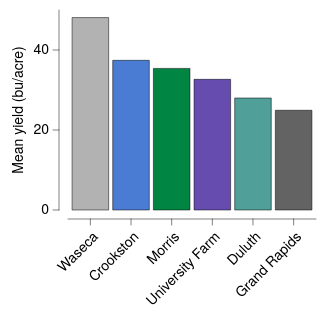

Here is the Vega-Lite specification saved for this chart:
### Vega-Lite specification from a JSON file in a GitHub repository (floating-point values rounded to 4 significant figures)
{"background": null, "config": {"arc": {"fill": "#DBDBDB", "fillOpacity": 1.0, "innerRadius": 25.0, "padAngle": 0.03, "stroke": "black", "strokeOpacity": 1, "strokeWidth": 0.25}, "area": {"fill": "#DBDBDB", "fillOpacity": 1.0, "stroke": "black", "strokeOpacity": 1, "strokeWidth": 0.25}, "axis": {"domain": true, "domainCap": "round", "domainColor": "black", "domainWidth": 0.25, "grid": false, "gridCap": "round", "gridColor": "#F1F1F1", "gridDash": [0, 0], "gridOpacity": 1.0, "gridWidth": 0.25, "labelColor": "black", "labelFont": "Helvetica Neue, HelveticaNeue, Helvetica, Arial, sans-serif", "labelFontSize": 7, "labelFontStyle": "normal", "labelFontWeight": 400, "offset": 4.5, "ticks": true, "tickCap": "round", "tickColor": "black", "tickRound": false, "tickSize": 3, "tickWidth": 0.25, "titleColor": "black", "titleFont": "Helvetica Neue, HelveticaNeue, Helvetica, Arial, sans-serif", "titleFontSize": 7, "titleFontStyle": "normal", "titleFontWeight": 400}, "axisX": {"domain": true, "labelAlign": "right", "labelAngle": 315, "labels": true, "ticks": true, "translate": 0}, "axisY": {"domain": true, "labelAlign": "right", "labelAngle": 0, "labels": true, "ticks": true, "translate": 0}, "axisRight": {"domain": true, "labelAlign": "left", "labelAngle": 0, "labels": true, "ticks": true, "translate": 0}, "axisTop": {"domain": true, "labelAlign": "left", "labelAngle": 45, "labels": true, "ticks": true, "translate": 0}, "axisBand": {"tickOffset": 0}, "bar": {"fill": "#DBDBDB", "fillOpacity": 1.0, "stroke": "black", "strokeOpacity": 1, "strokeWidth": 0.25}, "boxplot": {"size": 9.0, "ticks": {"cornerRadius": 0.25, "fill": "black", "opacity": 1, "size": 4.5, "thickness": 0.25}, "box": {"fillOpacity": 1.0, "stroke": "black", "strokeOpacity": 1, "strokeWidth": 0.25}, "median": {"cornerRadius": 0, "fill": "black", "fillOpacity": 1.0, "opacity": 1, "size": 9.0, "thickness": 0.25}, "rule": {"fill": "black", "fillOpacity": 1.0, "size": 10.0, "stroke": "black", "strokeDash": [0, 0], "strokeOpacity": 1, "strokeWidth": 0.25}, "outliers": {"color": "black", "fill": "black", "fillOpacity": 1.0, "size": 0, "stroke": "black", "strokeOpacity": 1, "strokeWidth": 0.25}}, "circle": {"fill": "black", "fillOpacity": 1.0, "size": 1.25, "stroke": null, "strokeOpacity": 1, "strokeWidth": 0.25}, "errorband": {"band": {"fillOpacity": 0.6, "stroke": null, "strokeWidth": 0.25, "strokeOpacity": 1}, "borders": {"opacity": 0, "strokeOpacity": 0.25, "strokeWidth": 1}}, "errorbar": {"opacity": 1, "rule": {"strokeDash": [0, 0], "strokeWidth": 0.25}, "ticks": {"color": "black", "cornerRadius": 0.125, "opacity": 1, "size": 6.0, "thickness": 0.25}, "thickness": 0.25}, "font": "Helvetica Neue, HelveticaNeue, Helvetica, Arial, sans-serif", "geoshape": {"fill": "#DBDBDB", "fillOpacity": 1.0, "stroke": "black", "strokeOpacity": 1, "strokeWidth": 0.25}, "header": {"labelColor": "black", "labelFont": "Helvetica Neue, HelveticaNeue, Helvetica, Arial, sans-serif", "labelFontSize": 7, "labelFontStyle": "normal", "labelFontWeight": 400, "titleColor": "black", "titleFont": "Helvetica Neue, HelveticaNeue, Helvetica, Arial, sans-serif", "titleFontSize": 7, "titleFontStyle": "normal", "titleFontWeight": 400, "titlePadding": 0}, "legend": {"disable": false, "offset": 4.5, "titlePadding": 4, "labelOffset": 2, "gradientLabelOffset": 2, "gradientLength": 50.0, "gradientThickness": 5.0, "gradientOpacity": 1.0, "gradientStrokeColor": "black", "gradientStrokeWidth": 0.25, "labelColor": "black", "labelFont": "Helvetica Neue, HelveticaNeue, Helvetica, Arial, sans-serif", "labelFontSize": 7, "labelFontStyle": "normal", "labelFontWeight": 400, "strokeColor": "black", "strokeWidth": 0, "symbolSize": 42, "symbolStrokeColor": "black", "symbolStrokeWidth": 0.25, "titleColor": "black", "titleFont": "Helvetica Neue, HelveticaNeue, Helvetica, Arial, sans-serif", "titleFontSize": 7, "titleFontStyle": "normal", "titleFontWeight": 400}, "line": {"color": "black", "stroke": "black", "strokeCap": "butt", "strokeDash": [0, 0], "strokeOpacity": 1, "strokeWidth": 0.5}, "point": {"filled": true, "fill": "#DBDBDB", "fillOpacity": 1.0, "size": 5.0, "stroke": "black", "strokeOpacity": 1, "strokeWidth": 0.25}, "range": {"category": ["#B2B2B2", "#4A7CD3", "#008542", "#664CAF", "#509F98", "#636363", "#284F93", "#005226", "#382864", "#285753"], "diverging": {"scheme": ["#443E60", "#5F597E", "#7C759B", "#9994B6", "#B7B4CC", "#D6D5DC", "#F6F6F6", "#D1DAD9", "#A4C2BF", "#7AA9A4", "#578E89", "#37736E", "#1B5954"]}, "heatmap": {"scheme": ["#440154", "#472270", "#433E82", "#38598C", "#2C728E", "#238A8D", "#24A086", "#39B578", "#5DC862", "#96D646", "#CAE02D", "#FDE724"]}, "ordinal": {"scheme": ["#F1F1F1", "#DBDBDB", "#C6C6C6", "#B2B2B2", "#9D9D9D", "#898989", "#767676", "#636363", "#515151", "#404040", "#2F2F2F", "#1F1F1F"]}, "ramp": {"scheme": ["#440154", "#472270", "#433E82", "#38598C", "#2C728E", "#238A8D", "#24A086", "#39B578", "#5DC862", "#96D646", "#CAE02D", "#FDE724"]}}, "rule": {"color": "black", "stroke": "black", "strokeCap": "round", "strokeDash": [2, 2], "strokeOpacity": 1, "strokeWidth": 0.25}, "scale": {"barBandPaddingInner": 0.1, "rectBandPaddingInner": 0, "tickBandPaddingInner": 0.1, "bandPaddingOuter": 0.1, "bandWithNestedOffsetPaddingInner": 0.2, "bandWithNestedOffsetPaddingOuter": 0.2, "offsetBandPaddingInner": 0, "offsetBandPaddingOuter": 0, "round": false}, "rect": {"fill": "#DBDBDB", "fillOpacity": 1.0, "stroke": "black", "strokeOpacity": 1, "strokeWidth": 0.25}, "square": {"fill": "#DBDBDB", "fillOpacity": 1.0, "size": 10.0, "stroke": "black", "strokeOpacity": 1, "strokeWidth": 0.25}, "text": {"color": "black", "font": "Helvetica Neue, HelveticaNeue, Helvetica, Arial, sans-serif", "fontSize": 7, "fontStyle": "normal", "fontWeight": 400}, "tick": {"color": "black", "cornerRadius": 0.125, "opacity": 1.0, "size": 9.0, "thickness": 0.25}, "title": {"anchor": "middle", "frame": "group", "color": "black", "font": "Helvetica Neue, HelveticaNeue, Helvetica, Arial, sans-serif", "fontSize": 7, "fontStyle": "normal", "fontWeight": 400, "subtitleColor": "black", "subtitleFont": "Helvetica Neue, HelveticaNeue, Helvetica, Arial, sans-serif", "subtitleFontSize": "Helvetica Neue, HelveticaNeue, Helvetica, Arial, sans-serif", "subtitleFontStyle": "normal", "subtitleFontWeight": 400}, "trail": {"color": "black", "opacity": 1, "size": 0.5}, "view": {"continuousWidth": 124, "continuousHeight": 100, "discreteWidth": 124, "discreteHeight": 100, "fill": null, "stroke": null, "strokeWidth": 0.25}}, "data": {"name": "data-9cc0564cb5591205eeeca8d2429dd11b"}, "mark": {"type": "bar"}, "encoding": {"color": {"field": "site", "legend": null, "scale": {"domain": ["Waseca", "Crookston", "Morris", "University Farm", "Duluth", "Grand Rapids"]}, "sort": ["Waseca", "Crookston", "Morris", "University Farm", "Duluth", "Grand Rapids"], "type": "nominal"}, "x": {"field": "site", "sort": ["Waseca", "Crookston", "Morris", "University Farm", "Duluth", "Grand Rapids"], "title": null, "type": "nominal"}, "y": {"aggregate": "mean", "field": "yield", "title": "Mean yield (bu/acre)", "type": "quantitative"}}, "$schema": "https://vega.github.io/schema/vega-lite/v6.4.1.json", "datasets": {"data-9cc0564cb5591205eeeca8d2429dd11b": [{"yield": 27.0, "variety": "Manchuria", "year": 1931, "site": "University Farm"}, {"yield": 48.87, "variety": "Manchuria", "year": 1931, "site": "Waseca"}, {"yield": 27.43, "variety": "Manchuria", "year": 1931, "site": "Morris"}, {"yield": 39.93, "variety": "Manchuria", "year": 1931, "site": "Crookston"}, {"yield": 32.97, "variety": "Manchuria", "year": 1931, "site": "Grand Rapids"}, {"yield": 28.97, "variety": "Manchuria", "year": 1931, "site": "Duluth"}, {"yield": 43.07, "variety": "Glabron", "year": 1931, "site": "University Farm"}, {"yield": 55.2, "variety": "Glabron", "year": 1931, "site": "Waseca"}, {"yield": 28.77, "variety": "Glabron", "year": 1931, "site": "Morris"}, {"yield": 38.13, "variety": "Glabron", "year": 1931, "site": "Crookston"}, {"yield": 29.13, "variety": "Glabron", "year": 1931, "site": "Grand Rapids"}, {"yield": 29.67, "variety": "Glabron", "year": 1931, "site": "Duluth"}, {"yield": 35.13, "variety": "Svansota", "year": 1931, "site": "University Farm"}, {"yield": 47.33, "variety": "Svansota", "year": 1931, "site": "Waseca"}, {"yield": 25.77, "variety": "Svansota", "year": 1931, "site": "Morris"}, {"yield": 40.47, "variety": "Svansota", "year": 1931, "site": "Crookston"}, {"yield": 29.67, "variety": "Svansota", "year": 1931, "site": "Grand Rapids"}, {"yield": 25.7, "variety": "Svansota", "year": 1931, "site": "Duluth"}, {"yield": 39.9, "variety": "Velvet", "year": 1931, "site": "University Farm"}, {"yield": 50.23, "variety": "Velvet", "year": 1931, "site": "Waseca"}, {"yield": 26.13, "variety": "Velvet", "year": 1931, "site": "Morris"}, {"yield": 41.33, "variety": "Velvet", "year": 1931, "site": "Crookston"}, {"yield": 23.03, "variety": "Velvet", "year": 1931, "site": "Grand Rapids"}, {"yield": 26.3, "variety": "Velvet", "year": 1931, "site": "Duluth"}, {"yield": 36.57, "variety": "Trebi", "year": 1931, "site": "University Farm"}, {"yield": 63.83, "variety": "Trebi", "year": 1931, "site": "Waseca"}, {"yield": 43.77, "variety": "Trebi", "year": 1931, "site": "Morris"}, {"yield": 46.93, "variety": "Trebi", "year": 1931, "site": "Crookston"}, {"yield": 29.77, "variety": "Trebi", "year": 1931, "site": "Grand Rapids"}, {"yield": 33.93, "variety": "Trebi", "year": 1931, "site": "Duluth"}, {"yield": 43.27, "variety": "No. 457", "year": 1931, "site": "University Farm"}, {"yield": 58.1, "variety": "No. 457", "year": 1931, "site": "Waseca"}, {"yield": 28.7, "variety": "No. 457", "year": 1931, "site": "Morris"}, {"yield": 45.67, "variety": "No. 457", "year": 1931, "site": "Crookston"}, {"yield": 32.17, "variety": "No. 457", "year": 1931, "site": "Grand Rapids"}, {"yield": 33.6, "variety": "No. 457", "year": 1931, "site": "Duluth"}, {"yield": 36.6, "variety": "No. 462", "year": 1931, "site": "University Farm"}, {"yield": 65.77, "variety": "No. 462", "year": 1931, "site": "Waseca"}, {"yield": 30.37, "variety": "No. 462", "year": 1931, "site": "Morris"}, {"yield": 48.57, "variety": "No. 462", "year": 1931, "site": "Crookston"}, {"yield": 24.93, "variety": "No. 462", "year": 1931, "site": "Grand Rapids"}, {"yield": 28.1, "variety": "No. 462", "year": 1931, "site": "Duluth"}, {"yield": 32.77, "variety": "Peatland", "year": 1931, "site": "University Farm"}, {"yield": 48.57, "variety": "Peatland", "year": 1931, "site": "Waseca"}, {"yield": 29.87, "variety": "Peatland", "year": 1931, "site": "Morris"}, {"yield": 41.6, "variety": "Peatland", "year": 1931, "site": "Crookston"}, {"yield": 34.7, "variety": "Peatland", "year": 1931, "site": "Grand Rapids"}, {"yield": 32.0, "variety": "Peatland", "year": 1931, "site": "Duluth"}, {"yield": 24.67, "variety": "No. 475", "year": 1931, "site": "University Farm"}, {"yield": 46.77, "variety": "No. 475", "year": 1931, "site": "Waseca"}, {"yield": 22.6, "variety": "No. 475", "year": 1931, "site": "Morris"}, {"yield": 44.1, "variety": "No. 475", "year": 1931, "site": "Crookston"}, {"yield": 19.7, "variety": "No. 475", "year": 1931, "site": "Grand Rapids"}, {"yield": 33.07, "variety": "No. 475", "year": 1931, "site": "Duluth"}, {"yield": 39.3, "variety": "Wisconsin No. 38", "year": 1931, "site": "University Farm"}, {"yield": 58.8, "variety": "Wisconsin No. 38", "year": 1931, "site": "Waseca"}, {"yield": 29.47, "variety": "Wisconsin No. 38", "year": 1931, "site": "Morris"}, {"yield": 49.87, "variety": "Wisconsin No. 38", "year": 1931, "site": "Crookston"}, {"yield": 34.47, "variety": "Wisconsin No. 38", "year": 1931, "site": "Grand Rapids"}, {"yield": 31.6, "variety": "Wisconsin No. 38", "year": 1931, "site": "Duluth"}, {"yield": 26.9, "variety": "Manchuria", "year": 1932, "site": "University Farm"}, {"yield": 33.47, "variety": "Manchuria", "year": 1932, "site": "Waseca"}, {"yield": 34.37, "variety": "Manchuria", "year": 1932, "site": "Morris"}, {"yield": 32.97, "variety": "Manchuria", "year": 1932, "site": "Crookston"}, {"yield": 22.13, "variety": "Manchuria", "year": 1932, "site": "Grand Rapids"}, {"yield": 22.57, "variety": "Manchuria", "year": 1932, "site": "Duluth"}, {"yield": 36.8, "variety": "Glabron", "year": 1932, "site": "University Farm"}, {"yield": 37.73, "variety": "Glabron", "year": 1932, "site": "Waseca"}, {"yield": 35.13, "variety": "Glabron", "year": 1932, "site": "Morris"}, {"yield": 26.17, "variety": "Glabron", "year": 1932, "site": "Crookston"}, {"yield": 14.43, "variety": "Glabron", "year": 1932, "site": "Grand Rapids"}, {"yield": 25.87, "variety": "Glabron", "year": 1932, "site": "Duluth"}, {"yield": 27.43, "variety": "Svansota", "year": 1932, "site": "University Farm"}, {"yield": 38.5, "variety": "Svansota", "year": 1932, "site": "Waseca"}, {"yield": 35.03, "variety": "Svansota", "year": 1932, "site": "Morris"}, {"yield": 20.63, "variety": "Svansota", "year": 1932, "site": "Crookston"}, {"yield": 16.63, "variety": "Svansota", "year": 1932, "site": "Grand Rapids"}, {"yield": 22.23, "variety": "Svansota", "year": 1932, "site": "Duluth"}, {"yield": 26.8, "variety": "Velvet", "year": 1932, "site": "University Farm"}, {"yield": 37.4, "variety": "Velvet", "year": 1932, "site": "Waseca"}, {"yield": 38.83, "variety": "Velvet", "year": 1932, "site": "Morris"}, {"yield": 32.07, "variety": "Velvet", "year": 1932, "site": "Crookston"}, {"yield": 32.23, "variety": "Velvet", "year": 1932, "site": "Grand Rapids"}, {"yield": 22.47, "variety": "Velvet", "year": 1932, "site": "Duluth"}, {"yield": 29.07, "variety": "Trebi", "year": 1932, "site": "University Farm"}, {"yield": 49.23, "variety": "Trebi", "year": 1932, "site": "Waseca"}, {"yield": 46.63, "variety": "Trebi", "year": 1932, "site": "Morris"}, {"yield": 41.83, "variety": "Trebi", "year": 1932, "site": "Crookston"}, {"yield": 20.63, "variety": "Trebi", "year": 1932, "site": "Grand Rapids"}, {"yield": 30.6, "variety": "Trebi", "year": 1932, "site": "Duluth"}, {"yield": 26.43, "variety": "No. 457", "year": 1932, "site": "University Farm"}, {"yield": 42.2, "variety": "No. 457", "year": 1932, "site": "Waseca"}, {"yield": 43.53, "variety": "No. 457", "year": 1932, "site": "Morris"}, {"yield": 34.33, "variety": "No. 457", "year": 1932, "site": "Crookston"}, {"yield": 19.47, "variety": "No. 457", "year": 1932, "site": "Grand Rapids"}, {"yield": 22.7, "variety": "No. 457", "year": 1932, "site": "Duluth"}, {"yield": 25.57, "variety": "No. 462", "year": 1932, "site": "University Farm"}, {"yield": 44.7, "variety": "No. 462", "year": 1932, "site": "Waseca"}, {"yield": 47.0, "variety": "No. 462", "year": 1932, "site": "Morris"}, {"yield": 30.53, "variety": "No. 462", "year": 1932, "site": "Crookston"}, {"yield": 19.9, "variety": "No. 462", "year": 1932, "site": "Grand Rapids"}, {"yield": 22.5, "variety": "No. 462", "year": 1932, "site": "Duluth"}, {"yield": 28.07, "variety": "Peatland", "year": 1932, "site": "University Farm"}, {"yield": 36.03, "variety": "Peatland", "year": 1932, "site": "Waseca"}, {"yield": 43.2, "variety": "Peatland", "year": 1932, "site": "Morris"}, {"yield": 25.23, "variety": "Peatland", "year": 1932, "site": "Crookston"}, {"yield": 26.77, "variety": "Peatland", "year": 1932, "site": "Grand Rapids"}, {"yield": 31.37, "variety": "Peatland", "year": 1932, "site": "Duluth"}, {"yield": 30.0, "variety": "No. 475", "year": 1932, "site": "University Farm"}, {"yield": 41.27, "variety": "No. 475", "year": 1932, "site": "Waseca"}, {"yield": 44.23, "variety": "No. 475", "year": 1932, "site": "Morris"}, {"yield": 32.13, "variety": "No. 475", "year": 1932, "site": "Crookston"}, {"yield": 15.23, "variety": "No. 475", "year": 1932, "site": "Grand Rapids"}, {"yield": 27.37, "variety": "No. 475", "year": 1932, "site": "Duluth"}, {"yield": 38.0, "variety": "Wisconsin No. 38", "year": 1932, "site": "University Farm"}, {"yield": 58.17, "variety": "Wisconsin No. 38", "year": 1932, "site": "Waseca"}, {"yield": 47.17, "variety": "Wisconsin No. 38", "year": 1932, "site": "Morris"}, {"yield": 35.9, "variety": "Wisconsin No. 38", "year": 1932, "site": "Crookston"}, {"yield": 20.67, "variety": "Wisconsin No. 38", "year": 1932, "site": "Grand Rapids"}, {"yield": 29.33, "variety": "Wisconsin No. 38", "year": 1932, "site": "Duluth"}]}}
